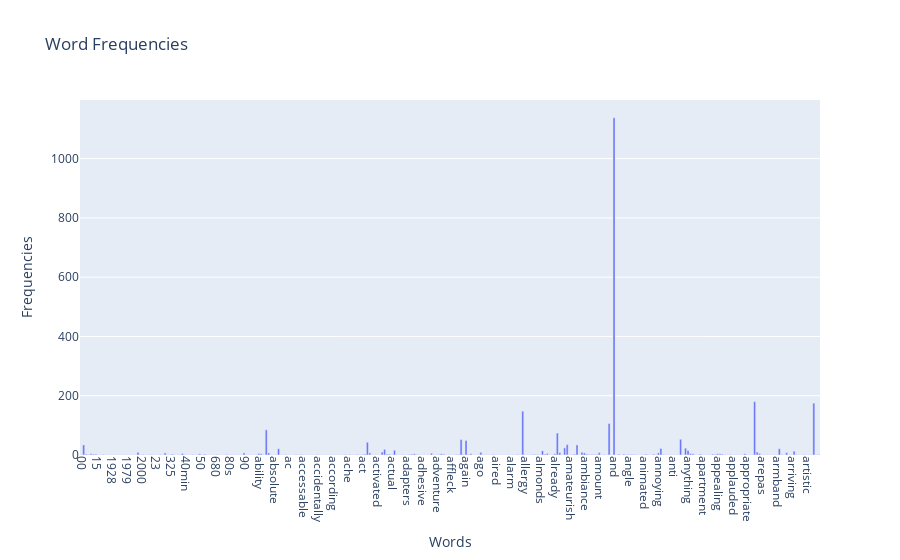

The notebook cell saved with this chart:
### Code cell
fig = plotly.graph_objects.Figure(data=[plotly.graph_objects.Bar(x=count_vect.get_feature_names_out()[:300], y=term_frequencies[:300])])
fig.update_layout(xaxis=dict(tickangle=90), xaxis_title='Words', yaxis_title='Frequencies', title='Word Frequencies')
fig.show()

### Figure 1 — Plotly figure (JSON) as saved in the notebook; plotly's stock layout.template omitted (floating-point values rounded to 4 significant figures; data arrays with more than 128 entries replaced by an {"elided": "..."} marker saying what was removed)
{"data": [{"type": "bar", "x": {"elided": "300 str values"}, "y": {"elided": "300 int values"}}], "layout": {"title": {"text": "Word Frequencies"}, "xaxis": {"tickangle": 90, "title": {"text": "Words"}}, "yaxis": {"title": {"text": "Frequencies"}}}}
